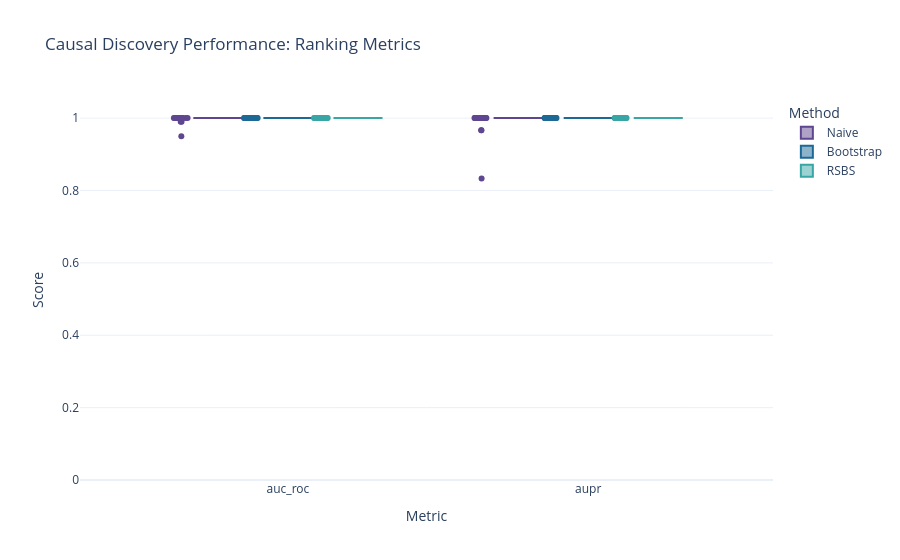

The cell this chart's notebook holds for it:
### Code cell
fig1.show()

### Figure 1 — Plotly figure (JSON) as saved in the notebook; plotly's stock layout.template omitted (floating-point values rounded to 4 significant figures)
{"data": [{"alignmentgroup": "True", "boxpoints": "all", "hovertemplate": "Method=Naive<br>Metric=%{x}<br>Score=%{y}<extra></extra>", "legendgroup": "Naive", "marker": {"color": "rgb(95, 70, 144)"}, "name": "Naive", "notched": false, "offsetgroup": "Naive", "orientation": "v", "showlegend": true, "type": "box", "x": ["auc_roc", "auc_roc", "auc_roc", "auc_roc", "auc_roc", "auc_roc", "auc_roc", "auc_roc", "auc_roc", "auc_roc", "auc_roc", "auc_roc", "auc_roc", "auc_roc", "auc_roc", "auc_roc", "auc_roc", "auc_roc", "auc_roc", "auc_roc", "aupr", "aupr", "aupr", "aupr", "aupr", "aupr", "aupr", "aupr", "aupr", "aupr", "aupr", "aupr", "aupr", "aupr", "aupr", "aupr", "aupr", "aupr", "aupr", "aupr"], "x0": " ", "xaxis": "x", "y": [0.99, 1.0, 1.0, 1.0, 1.0, 1.0, 1.0, 1.0, 0.95, 1.0, 1.0, 1.0, 0.99, 1.0, 1.0, 1.0, 1.0, 1.0, 1.0, 1.0, 0.9667, 1.0, 1.0, 1.0, 1.0, 1.0, 1.0, 1.0, 0.8333, 1.0, 1.0, 1.0, 0.9667, 1.0, 1.0, 1.0, 1.0, 1.0, 1.0, 1.0], "y0": " ", "yaxis": "y"}, {"alignmentgroup": "True", "boxpoints": "all", "hovertemplate": "Method=Bootstrap<br>Metric=%{x}<br>Score=%{y}<extra></extra>", "legendgroup": "Bootstrap", "marker": {"color": "rgb(29, 105, 150)"}, "name": "Bootstrap", "notched": false, "offsetgroup": "Bootstrap", "orientation": "v", "showlegend": true, "type": "box", "x": ["auc_roc", "auc_roc", "auc_roc", "auc_roc", "auc_roc", "auc_roc", "auc_roc", "auc_roc", "auc_roc", "auc_roc", "auc_roc", "auc_roc", "auc_roc", "auc_roc", "auc_roc", "auc_roc", "auc_roc", "auc_roc", "auc_roc", "auc_roc", "aupr", "aupr", "aupr", "aupr", "aupr", "aupr", "aupr", "aupr", "aupr", "aupr", "aupr", "aupr", "aupr", "aupr", "aupr", "aupr", "aupr", "aupr", "aupr", "aupr"], "x0": " ", "xaxis": "x", "y": [1.0, 1.0, 1.0, 1.0, 1.0, 1.0, 1.0, 1.0, 1.0, 1.0, 1.0, 1.0, 1.0, 1.0, 1.0, 1.0, 1.0, 1.0, 1.0, 1.0, 1.0, 1.0, 1.0, 1.0, 1.0, 1.0, 1.0, 1.0, 1.0, 1.0, 1.0, 1.0, 1.0, 1.0, 1.0, 1.0, 1.0, 1.0, 1.0, 1.0], "y0": " ", "yaxis": "y"}, {"alignmentgroup": "True", "boxpoints": "all", "hovertemplate": "Method=RSBS<br>Metric=%{x}<br>Score=%{y}<extra></extra>", "legendgroup": "RSBS", "marker": {"color": "rgb(56, 166, 165)"}, "name": "RSBS", "notched": false, "offsetgroup": "RSBS", "orientation": "v", "showlegend": true, "type": "box", "x": ["auc_roc", "auc_roc", "auc_roc", "auc_roc", "auc_roc", "auc_roc", "auc_roc", "auc_roc", "auc_roc", "auc_roc", "auc_roc", "auc_roc", "auc_roc", "auc_roc", "auc_roc", "auc_roc", "auc_roc", "auc_roc", "auc_roc", "auc_roc", "aupr", "aupr", "aupr", "aupr", "aupr", "aupr", "aupr", "aupr", "aupr", "aupr", "aupr", "aupr", "aupr", "aupr", "aupr", "aupr", "aupr", "aupr", "aupr", "aupr"], "x0": " ", "xaxis": "x", "y": [1.0, 1.0, 1.0, 1.0, 1.0, 1.0, 1.0, 1.0, 1.0, 1.0, 1.0, 1.0, 1.0, 1.0, 1.0, 1.0, 1.0, 1.0, 1.0, 1.0, 1.0, 1.0, 1.0, 1.0, 1.0, 1.0, 1.0, 1.0, 1.0, 1.0, 1.0, 1.0, 1.0, 1.0, 1.0, 1.0, 1.0, 1.0, 1.0, 1.0], "y0": " ", "yaxis": "y"}], "layout": {"boxmode": "group", "legend": {"title": {"text": "Method"}, "tracegroupgap": 0}, "title": {"text": "Causal Discovery Performance: Ranking Metrics"}, "xaxis": {"anchor": "y", "domain": [0, 1], "title": {"text": "Metric"}}, "yaxis": {"anchor": "x", "domain": [0, 1], "range": [0, 1.05], "title": {"text": "Score"}}}}
